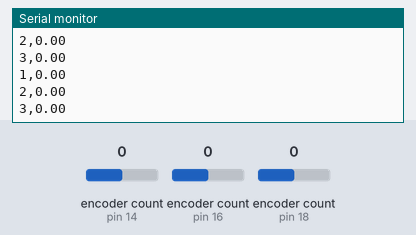
The sketch below on a simulated Arduino Uno, built with avr-gcc and run on an emulated ATmega328P. Parts: the last lines printed to the serial monitor. Inputs (shaded band) come from the test bench; at power-on: encoder count (sensors on pin 14, pin 16, pin 18) 0.

Above: at 1.2 s.
1.3 s: encoder count (sensor on pin 14) set to 1
At 1.38 s:
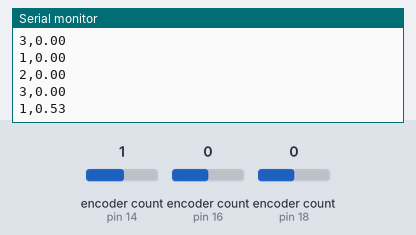
2.8 s: encoder count (sensor on pin 16) set to 1
At 2.8 s:
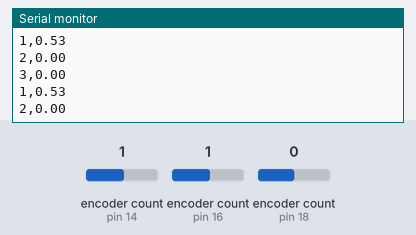
4.3 s: encoder count (sensor on pin 18) set to 1
At 4.32 s:
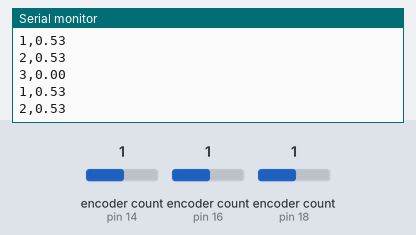
5.8 s: encoder count (sensor on pin 14) set to 2
At 5.84 s:
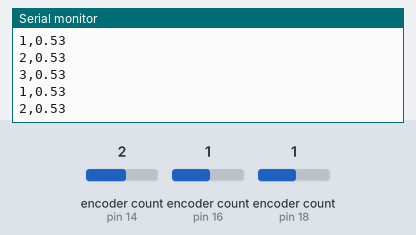
7.3 s: encoder count (sensor on pin 16) set to 2
At 7.31 s:
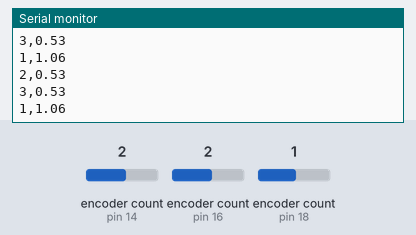
8.8 s: encoder count (sensor on pin 18) set to 2
At 8.83 s:
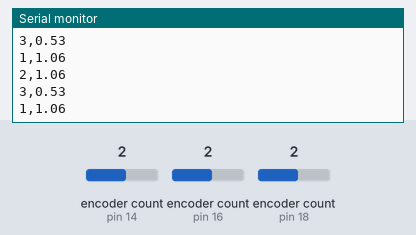
Timing chart, 0 to 11.3 s (numbered marks = the images above; inputs shaded):
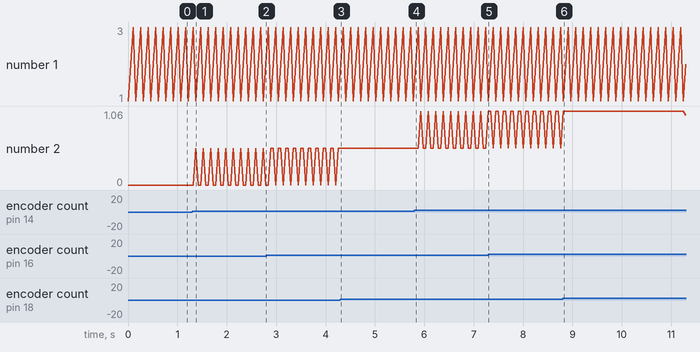

The sketch:

main.ino
```cpp
#include <Encoder.h>

double hall_resolution = 341.2;
Encoder motor_1_encoder(14, 15);
Encoder motor_2_encoder(16, 17);
Encoder motor_3_encoder(18, 19);
long motor_1_current_value  = -999;
long motor_2_current_value = -999;
long motor_3_current_value = -999;
long motor_1_new_value, motor_2_new_value, motor_3_new_value;
double joint_angle;

long read_motor_encoder(Encoder motor_encoder) {
  long motor_new_value;
  motor_new_value = motor_encoder.read();
  return motor_new_value;
}

double get_joint_angle(long motor_current_value) {
  joint_angle = ((360 / (hall_resolution * 2)) * motor_current_value) / 4;
  return joint_angle;
}

void process_encoder_data(long motor_current_value, long motor_new_value, int motor_id) {
  if (motor_new_value != motor_current_value) {
    motor_current_value = motor_new_value;
    joint_angle = get_joint_angle(motor_current_value);
    Serial.print(motor_id);
    Serial.print(",");
    Serial.println(joint_angle);
    delay(50);
  }
}


void setup() {
  Serial.begin(57600);
}

void loop() {
  motor_1_new_value = read_motor_encoder(motor_1_encoder);
  process_encoder_data(motor_1_current_value, motor_1_new_value, 1);

  motor_2_new_value = read_motor_encoder(motor_2_encoder);
  process_encoder_data(motor_2_current_value, motor_2_new_value, 2);

  motor_3_new_value = read_motor_encoder(motor_3_encoder);
  process_encoder_data(motor_3_current_value, motor_3_new_value, 3);

}
```

Measured:
- after the input at 1.3 s, the serial monitor: prints a new line after 0.07 s (image 1)
- plotted number 2: 0.53 → 1.06 after the input at 5.8 s
